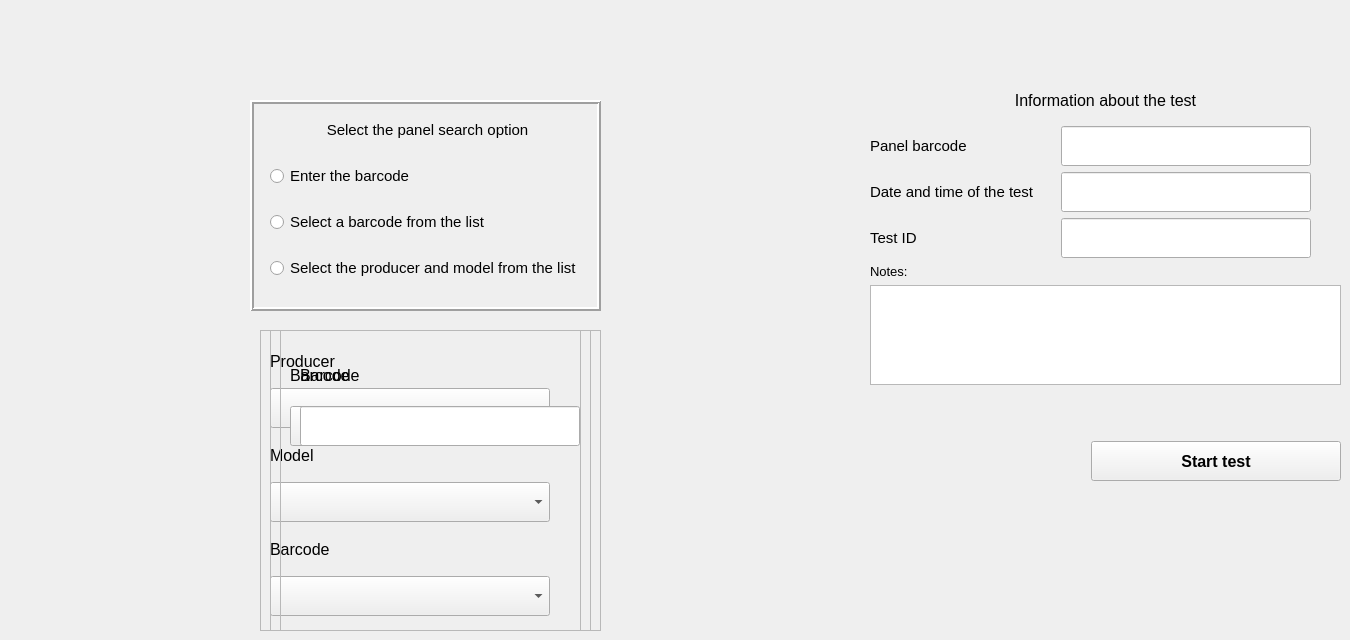
    <widget class="QWidget" name="addPanel">
     <attribute name="title">
      <string>Make Test</string>
     </attribute>
     <widget class="QFrame" name="frame_4">
      <property name="geometry">
       <rect>
        <x>250</x>
        <y>100</y>
        <width>351</width>
        <height>211</height>
       </rect>
      </property>
      <property name="frameShape">
       <enum>QFrame::Box</enum>
      </property>
      <property name="frameShadow">
       <enum>QFrame::Raised</enum>
      </property>
      <property name="lineWidth">
       <number>2</number>
      </property>
      <widget class="QWidget" name="verticalLayoutWidget_2">
       <property name="geometry">
        <rect>
         <x>20</x>
         <y>10</y>
         <width>321</width>
         <height>181</height>
        </rect>
       </property>
       <layout class="QVBoxLayout" name="verticalLayout_2">
        <item>
         <widget class="QLabel" name="label_6">
          <property name="minimumSize">
           <size>
            <width>250</width>
            <height>40</height>
           </size>
          </property>
          <property name="maximumSize">
           <size>
            <width>315</width>
            <height>40</height>
           </size>
          </property>
          <property name="font">
           <font>
            <pointsize>11</pointsize>
           </font>
          </property>
          <property name="text">
           <string>Select the panel search option</string>
          </property>
          <property name="alignment">
           <set>Qt::AlignCenter</set>
          </property>
         </widget>
        </item>
        <item>
         <widget class="QRadioButton" name="radioButton">
          <property name="minimumSize">
           <size>
            <width>315</width>
            <height>40</height>
           </size>
          </property>
          <property name="maximumSize">
           <size>
            <width>250</width>
            <height>40</height>
           </size>
          </property>
          <property name="font">
           <font>
            <pointsize>11</pointsize>
            <weight>50</weight>
            <bold>false</bold>
           </font>
          </property>
          <property name="text">
           <string>Enter the barcode</string>
          </property>
         </widget>
        </item>
        <item>
         <widget class="QRadioButton" name="radioButton_3">
          <property name="minimumSize">
           <size>
            <width>315</width>
            <height>40</height>
           </size>
          </property>
          <property name="maximumSize">
           <size>
            <width>250</width>
            <height>40</height>
           </size>
          </property>
          <property name="font">
           <font>
            <pointsize>11</pointsize>
           </font>
          </property>
          <property name="text">
           <string>Select a barcode from the list</string>
          </property>
         </widget>
        </item>
        <item>
         <widget class="QRadioButton" name="radioButton_2">
          <property name="minimumSize">
           <size>
            <width>315</width>
            <height>40</height>
           </size>
          </property>
          <property name="maximumSize">
           <size>
            <width>250</width>
            <height>40</height>
           </size>
          </property>
          <property name="font">
           <font>
            <pointsize>11</pointsize>
           </font>
          </property>
          <property name="text">
           <string>Select the producer and model from the list</string>
          </property>
         </widget>
        </item>
       </layout>
      </widget>
     </widget>
     <widget class="QFrame" name="frame_5">
      <property name="geometry">
       <rect>
        <x>260</x>
        <y>330</y>
        <width>321</width>
        <height>301</height>
       </rect>
      </property>
      <property name="frameShape">
       <enum>QFrame::StyledPanel</enum>
      </property>
      <property name="frameShadow">
       <enum>QFrame::Raised</enum>
      </property>
      <widget class="QWidget" name="verticalLayoutWidget">
       <property name="geometry">
        <rect>
         <x>10</x>
         <y>10</y>
         <width>291</width>
         <height>281</height>
        </rect>
       </property>
       <layout class="QVBoxLayout" name="verticalLayout">
        <item>
         <widget class="QLabel" name="label_2">
          <property name="minimumSize">
           <size>
            <width>250</width>
            <height>40</height>
           </size>
          </property>
          <property name="maximumSize">
           <size>
            <width>250</width>
            <height>40</height>
           </size>
          </property>
          <property name="font">
           <font>
            <pointsize>12</pointsize>
           </font>
          </property>
          <property name="text">
           <string>Producer</string>
          </property>
         </widget>
        </item>
        <item>
         <widget class="QComboBox" name="producerComboBox_2">
          <property name="minimumSize">
           <size>
            <width>280</width>
            <height>40</height>
           </size>
          </property>
          <property name="maximumSize">
           <size>
            <width>280</width>
            <height>40</height>
           </size>
          </property>
         </widget>
        </item>
        <item>
         <widget class="QLabel" name="label_3">
          <property name="minimumSize">
           <size>
            <width>250</width>
            <height>40</height>
           </size>
          </property>
          <property name="maximumSize">
           <size>
            <width>250</width>
            <height>40</height>
           </size>
          </property>
          <property name="font">
           <font>
            <pointsize>12</pointsize>
           </font>
          </property>
          <property name="text">
           <string>Model</string>
          </property>
         </widget>
        </item>
        <item>
         <widget class="QComboBox" name="modelComboBox">
          <property name="minimumSize">
           <size>
            <width>280</width>
            <height>40</height>
           </size>
          </property>
          <property name="maximumSize">
           <size>
            <width>280</width>
            <height>40</height>
           </size>
          </property>
         </widget>
        </item>
        <item>
         <widget class="QLabel" name="label_5">
          <property name="minimumSize">
           <size>
            <width>250</width>
            <height>40</height>
           </size>
          </property>
          <property name="maximumSize">
           <size>
            <width>250</width>
            <height>40</height>
           </size>
          </property>
          <property name="font">
           <font>
            <pointsize>12</pointsize>
           </font>
          </property>
          <property name="text">
           <string>Barcode</string>
          </property>
         </widget>
        </item>
        <item>
         <widget class="QComboBox" name="getBarcodeComboBox">
          <property name="minimumSize">
           <size>
            <width>280</width>
            <height>40</height>
           </size>
          </property>
          <property name="maximumSize">
           <size>
            <width>280</width>
            <height>40</height>
           </size>
          </property>
         </widget>
        </item>
       </layout>
       <zorder>producerComboBox_2</zorder>
       <zorder>getBarcodeComboBox</zorder>
       <zorder>modelComboBox</zorder>
       <zorder>label_3</zorder>
       <zorder>label_5</zorder>
       <zorder>label_2</zorder>
      </widget>
     </widget>
     <widget class="QFrame" name="frame_6">
      <property name="geometry">
       <rect>
        <x>270</x>
        <y>330</y>
        <width>321</width>
        <height>301</height>
       </rect>
      </property>
      <property name="frameShape">
       <enum>QFrame::StyledPanel</enum>
      </property>
      <property name="frameShadow">
       <enum>QFrame::Raised</enum>
      </property>
      <widget class="QWidget" name="verticalLayoutWidget_6">
       <property name="geometry">
        <rect>
         <x>20</x>
         <y>20</y>
         <width>291</width>
         <height>101</height>
        </rect>
       </property>
       <layout class="QVBoxLayout" name="verticalLayout_7">
        <item>
         <widget class="QLabel" name="label_9">
          <property name="minimumSize">
           <size>
            <width>250</width>
            <height>40</height>
           </size>
          </property>
          <property name="maximumSize">
           <size>
            <width>250</width>
            <height>40</height>
           </size>
          </property>
          <property name="font">
           <font>
            <pointsize>12</pointsize>
           </font>
          </property>
          <property name="text">
           <string>Barcode</string>
          </property>
         </widget>
        </item>
        <item>
         <widget class="QComboBox" name="getBarCode2ComboBox">
          <property name="minimumSize">
           <size>
            <width>280</width>
            <height>40</height>
           </size>
          </property>
          <property name="maximumSize">
           <size>
            <width>280</width>
            <height>40</height>
           </size>
          </property>
         </widget>
        </item>
       </layout>
      </widget>
     </widget>
     <widget class="QFrame" name="frame_7">
      <property name="geometry">
       <rect>
        <x>280</x>
        <y>330</y>
        <width>321</width>
        <height>301</height>
       </rect>
      </property>
      <property name="frameShape">
       <enum>QFrame::StyledPanel</enum>
      </property>
      <property name="frameShadow">
       <enum>QFrame::Raised</enum>
      </property>
      <widget class="QWidget" name="verticalLayoutWidget_4">
       <property name="geometry">
        <rect>
         <x>20</x>
         <y>20</y>
         <width>291</width>
         <height>101</height>
        </rect>
       </property>
       <layout class="QVBoxLayout" name="verticalLayout_4">
        <item>
         <widget class="QLabel" name="label_10">
          <property name="minimumSize">
           <size>
            <width>250</width>
            <height>40</height>
           </size>
          </property>
          <property name="maximumSize">
           <size>
            <width>250</width>
            <height>40</height>
           </size>
          </property>
          <property name="font">
           <font>
            <pointsize>12</pointsize>
           </font>
          </property>
          <property name="text">
           <string>Barcode</string>
          </property>
         </widget>
        </item>
        <item>
         <widget class="QLineEdit" name="barcode2LineEdit">
          <property name="minimumSize">
           <size>
            <width>280</width>
            <height>40</height>
           </size>
          </property>
          <property name="maximumSize">
           <size>
            <width>280</width>
            <height>40</height>
           </size>
          </property>
         </widget>
        </item>
       </layout>
      </widget>
     </widget>
     <widget class="QWidget" name="verticalLayoutWidget_7">
      <property name="geometry">
       <rect>
        <x>870</x>
        <y>80</y>
        <width>471</width>
        <height>401</height>
       </rect>
      </property>
      <layout class="QVBoxLayout" name="verticalLayout_8">
       <item>
        <widget class="QLabel" name="label_4">
         <property name="minimumSize">
          <size>
           <width>0</width>
           <height>40</height>
          </size>
         </property>
         <property name="maximumSize">
          <size>
           <width>16777215</width>
           <height>40</height>
          </size>
         </property>
         <property name="font">
          <font>
           <pointsize>12</pointsize>
          </font>
         </property>
         <property name="text">
          <string>Information about the test</string>
         </property>
         <property name="alignment">
          <set>Qt::AlignCenter</set>
         </property>
        </widget>
       </item>
       <item>
        <layout class="QFormLayout" name="formLayout">
         <item row="0" column="0">
          <widget class="QLabel" name="label_8">
           <property name="minimumSize">
            <size>
             <width>185</width>
             <height>40</height>
            </size>
           </property>
           <property name="maximumSize">
            <size>
             <width>185</width>
             <height>40</height>
            </size>
           </property>
           <property name="font">
            <font>
             <pointsize>11</pointsize>
            </font>
           </property>
           <property name="text">
            <string>Panel barcode</string>
           </property>
          </widget>
         </item>
         <item row="1" column="0">
          <widget class="QLabel" name="label_11">
           <property name="minimumSize">
            <size>
             <width>185</width>
             <height>40</height>
            </size>
           </property>
           <property name="maximumSize">
            <size>
             <width>185</width>
             <height>40</height>
            </size>
           </property>
           <property name="font">
            <font>
             <pointsize>11</pointsize>
            </font>
           </property>
           <property name="text">
            <string>Date and time of the test</string>
           </property>
          </widget>
         </item>
         <item row="0" column="1">
          <widget class="QLineEdit" name="barCodeLineEdit_NP">
           <property name="minimumSize">
            <size>
             <width>250</width>
             <height>40</height>
            </size>
           </property>
           <property name="maximumSize">
            <size>
             <width>250</width>
             <height>40</height>
            </size>
           </property>
           <property name="clearButtonEnabled">
            <bool>false</bool>
           </property>
          </widget>
         </item>
         <item row="1" column="1">
          <widget class="QLineEdit" name="dateTimeLineEdit_NP">
           <property name="minimumSize">
            <size>
             <width>250</width>
             <height>40</height>
            </size>
           </property>
           <property name="maximumSize">
            <size>
             <width>250</width>
             <height>40</height>
            </size>
           </property>
           <property name="clearButtonEnabled">
            <bool>false</bool>
           </property>
          </widget>
         </item>
         <item row="2" column="0">
          <widget class="QLabel" name="label_12">
           <property name="minimumSize">
            <size>
             <width>185</width>
             <height>40</height>
            </size>
           </property>
           <property name="maximumSize">
            <size>
             <width>185</width>
             <height>40</height>
            </size>
           </property>
           <property name="font">
            <font>
             <pointsize>11</pointsize>
            </font>
           </property>
           <property name="text">
            <string>Test ID</string>
           </property>
          </widget>
         </item>
         <item row="2" column="1">
          <widget class="QLineEdit" name="testIDLineEdit_NP">
           <property name="minimumSize">
            <size>
             <width>250</width>
             <height>40</height>
            </size>
           </property>
           <property name="maximumSize">
            <size>
             <width>250</width>
             <height>40</height>
            </size>
           </property>
           <property name="clearButtonEnabled">
            <bool>false</bool>
           </property>
          </widget>
         </item>
        </layout>
       </item>
       <item>
        <widget class="QLabel" name="label_7">
         <property name="maximumSize">
          <size>
           <width>16777215</width>
           <height>40</height>
          </size>
         </property>
         <property name="font">
          <font>
           <pointsize>10</pointsize>
          </font>
         </property>
         <property name="text">
          <string>Notes:</string>
         </property>
        </widget>
       </item>
       <item>
        <widget class="QTextEdit" name="notesTextEdit_NP">
         <property name="maximumSize">
          <size>
           <width>16777215</width>
           <height>100</height>
          </size>
         </property>
         <property name="font">
          <font>
           <pointsize>10</pointsize>
          </font>
         </property>
        </widget>
       </item>
       <item>
        <spacer name="verticalSpacer">
         <property name="orientation">
          <enum>Qt::Vertical</enum>
         </property>
         <property name="sizeHint" stdset="0">
          <size>
           <width>20</width>
           <height>40</height>
          </size>
         </property>
        </spacer>
       </item>
       <item>
        <layout class="QHBoxLayout" name="horizontalLayout">
         <item>
          <spacer name="horizontalSpacer_7">
           <property name="orientation">
            <enum>Qt::Horizontal</enum>
           </property>
           <property name="sizeHint" stdset="0">
            <size>
             <width>40</width>
             <height>20</height>
            </size>
           </property>
          </spacer>
         </item>
         <item>
          <widget class="QPushButton" name="startTestButton">
           <property name="minimumSize">
            <size>
             <width>250</width>
             <height>40</height>
            </size>
           </property>
           <property name="maximumSize">
            <size>
             <width>250</width>
             <height>40</height>
            </size>
           </property>
           <property name="font">
            <font>
             <pointsize>12</pointsize>
             <weight>75</weight>
             <bold>true</bold>
            </font>
           </property>
           <property name="text">
            <string>Start test</string>
           </property>
          </widget>
         </item>
        </layout>
       </item>
      </layout>
     </widget>
    </widget>
